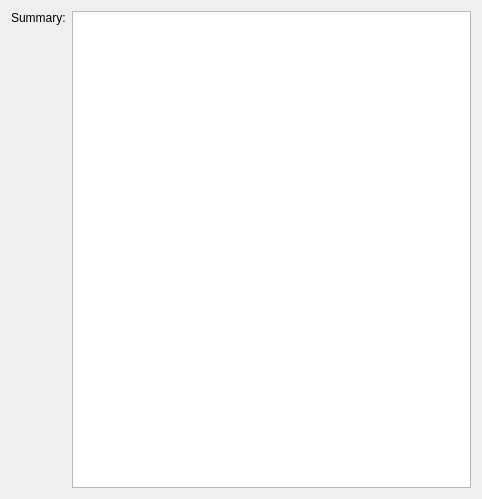
<?xml version="1.0" encoding="UTF-8"?>
<ui version="4.0">
 <class>NewProgramSummary</class>
 <widget class="QWidget" name="NewProgramSummary">
  <property name="geometry">
   <rect>
    <x>0</x>
    <y>0</y>
    <width>482</width>
    <height>499</height>
   </rect>
  </property>
  <property name="windowTitle">
   <string>Form</string>
  </property>
  <layout class="QVBoxLayout" name="verticalLayout">
   <item>
    <layout class="QGridLayout" name="gridLayout">
     <item row="0" column="0">
      <widget class="QLabel" name="label">
       <property name="text">
        <string>Summary:</string>
       </property>
       <property name="alignment">
        <set>Qt::AlignLeading|Qt::AlignLeft|Qt::AlignTop</set>
       </property>
       <property name="buddy">
        <cstring>text_summary</cstring>
       </property>
      </widget>
     </item>
     <item row="0" column="1">
      <widget class="QTextBrowser" name="text_summary"/>
     </item>
    </layout>
   </item>
  </layout>
 </widget>
 <tabstops>
  <tabstop>text_summary</tabstop>
 </tabstops>
 <resources/>
 <connections/>
</ui>
